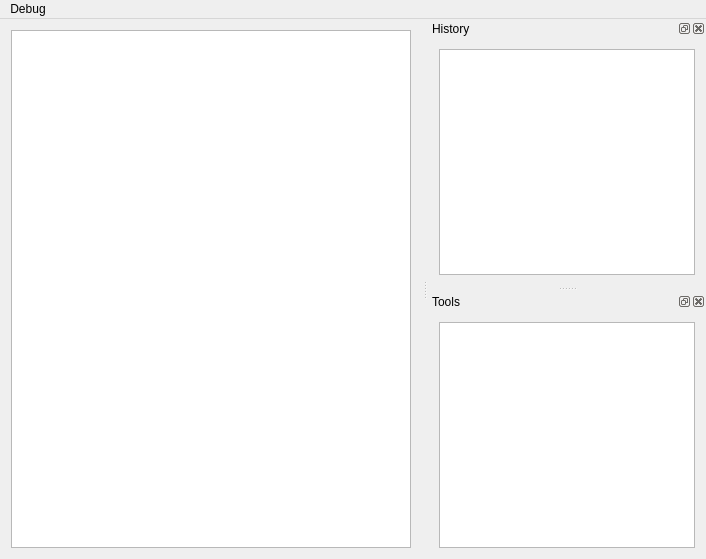
<?xml version="1.0" encoding="UTF-8"?>
<ui version="4.0">
 <class>MainWindow</class>
 <widget class="QMainWindow" name="MainWindow">
  <property name="geometry">
   <rect>
    <x>0</x>
    <y>0</y>
    <width>706</width>
    <height>559</height>
   </rect>
  </property>
  <property name="windowTitle">
   <string>Boardroom</string>
  </property>
  <widget class="QWidget" name="centralWidget">
   <layout class="QGridLayout" name="gridLayout">
    <item row="0" column="0">
     <widget class="WhiteboardView" name="whiteboardView"/>
    </item>
   </layout>
  </widget>
  <widget class="QDockWidget" name="historyDock">
   <property name="windowTitle">
    <string>History</string>
   </property>
   <attribute name="dockWidgetArea">
    <number>2</number>
   </attribute>
   <widget class="QWidget" name="dockWidgetContents">
    <layout class="QGridLayout" name="gridLayout_2">
     <item row="0" column="0">
      <widget class="QUndoView" name="historyView"/>
     </item>
    </layout>
   </widget>
  </widget>
  <widget class="QMenuBar" name="menuBar">
   <property name="geometry">
    <rect>
     <x>0</x>
     <y>0</y>
     <width>706</width>
     <height>21</height>
    </rect>
   </property>
   <widget class="QMenu" name="debugMenu">
    <property name="title">
     <string>Debug</string>
    </property>
    <widget class="QMenu" name="whiteboardViewDebugMenu">
     <property name="title">
      <string>WhiteboardView</string>
     </property>
     <addaction name="whiteboardViewDebugRenderingAction"/>
    </widget>
    <addaction name="whiteboardViewDebugMenu"/>
   </widget>
   <addaction name="debugMenu"/>
  </widget>
  <widget class="QDockWidget" name="toolsDock">
   <property name="windowTitle">
    <string>Tools</string>
   </property>
   <attribute name="dockWidgetArea">
    <number>2</number>
   </attribute>
   <widget class="QWidget" name="dockWidgetContents_2">
    <layout class="QGridLayout" name="gridLayout_3">
     <item row="0" column="0">
      <widget class="QListView" name="toolsView"/>
     </item>
    </layout>
   </widget>
  </widget>
  <action name="whiteboardViewDebugRenderingAction">
   <property name="checkable">
    <bool>true</bool>
   </property>
   <property name="text">
    <string>Debug rendering</string>
   </property>
  </action>
 </widget>
 <layoutdefault spacing="6" margin="11"/>
 <customwidgets>
  <customwidget>
   <class>WhiteboardView</class>
   <extends>QGraphicsView</extends>
   <header>WhiteboardView.hpp</header>
  </customwidget>
 </customwidgets>
 <resources/>
 <connections/>
</ui>
